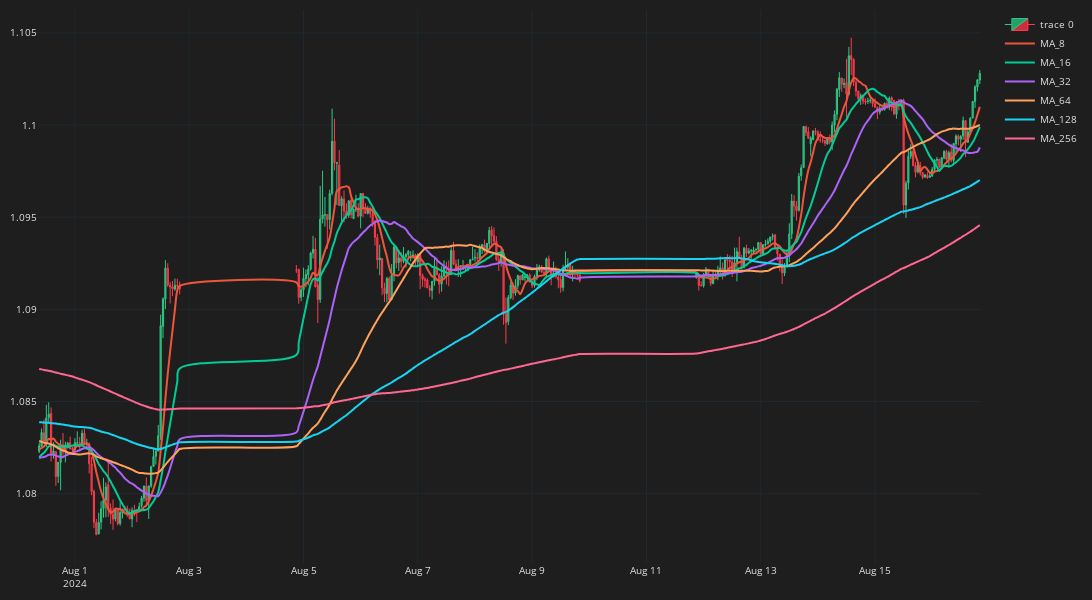

Notebook code for this chart:
### Code cell
fig = go.Figure()
fig.add_trace(go.Candlestick(
    x=df_plot.time, open=df_plot.mid_o, high=df_plot.mid_h, low=df_plot.mid_l, close=df_plot.mid_c,
    line=dict(width=1), opacity=1,
    increasing_fillcolor='#24A06B',
    decreasing_fillcolor="#CC2E3C",
    increasing_line_color='#2EC886',  
    decreasing_line_color='#FF3A4C'
))
for ma in ma_list:
    col = f'MA_{ma}'
    fig.add_trace(go.Scatter(x=df_plot.time, 
        y=df_plot[col],
        line=dict(width=2),
        line_shape='spline',
        name=col
    ))
fig.update_layout(width=1200,height=600,
    margin=dict(l=10,r=10,b=10,t=10),
    font=dict(size=10,color="#e1e1e1"),
    paper_bgcolor="#1e1e1e",
    plot_bgcolor="#1e1e1e")
fig.update_xaxes(
    gridcolor="#1f292f",
    showgrid=True,fixedrange=True,rangeslider=dict(visible=False)
)
fig.update_yaxes(
    gridcolor="#1f292f",
    showgrid=True
)
fig.show()

### Figure 1 — Plotly figure (JSON) as saved in the notebook; plotly's stock layout.template omitted (floating-point values rounded to 4 significant figures; data arrays with more than 128 entries replaced by an {"elided": "..."} marker saying what was removed)
{"data": [{"close": {"elided": "300 float values"}, "decreasing": {"fillcolor": "#CC2E3C", "line": {"color": "#FF3A4C"}}, "high": {"elided": "300 float values"}, "increasing": {"fillcolor": "#24A06B", "line": {"color": "#2EC886"}}, "line": {"width": 1}, "low": {"elided": "300 float values"}, "opacity": 1, "open": {"elided": "300 float values"}, "type": "candlestick", "x": {"elided": "300 str values"}}, {"line": {"shape": "spline", "width": 2}, "name": "MA_8", "type": "scatter", "x": {"elided": "300 str values"}, "y": {"elided": "300 float values"}}, {"line": {"shape": "spline", "width": 2}, "name": "MA_16", "type": "scatter", "x": {"elided": "300 str values"}, "y": {"elided": "300 float values"}}, {"line": {"shape": "spline", "width": 2}, "name": "MA_32", "type": "scatter", "x": {"elided": "300 str values"}, "y": {"elided": "300 float values"}}, {"line": {"shape": "spline", "width": 2}, "name": "MA_64", "type": "scatter", "x": {"elided": "300 str values"}, "y": {"elided": "300 float values"}}, {"line": {"shape": "spline", "width": 2}, "name": "MA_128", "type": "scatter", "x": {"elided": "300 str values"}, "y": {"elided": "300 float values"}}, {"line": {"shape": "spline", "width": 2}, "name": "MA_256", "type": "scatter", "x": {"elided": "300 str values"}, "y": {"elided": "300 float values"}}], "layout": {"font": {"color": "#e1e1e1", "size": 10}, "height": 600, "margin": {"b": 10, "l": 10, "r": 10, "t": 10}, "paper_bgcolor": "#1e1e1e", "plot_bgcolor": "#1e1e1e", "width": 1200, "xaxis": {"fixedrange": true, "gridcolor": "#1f292f", "rangeslider": {"visible": false}, "showgrid": true}, "yaxis": {"gridcolor": "#1f292f", "showgrid": true}}}
